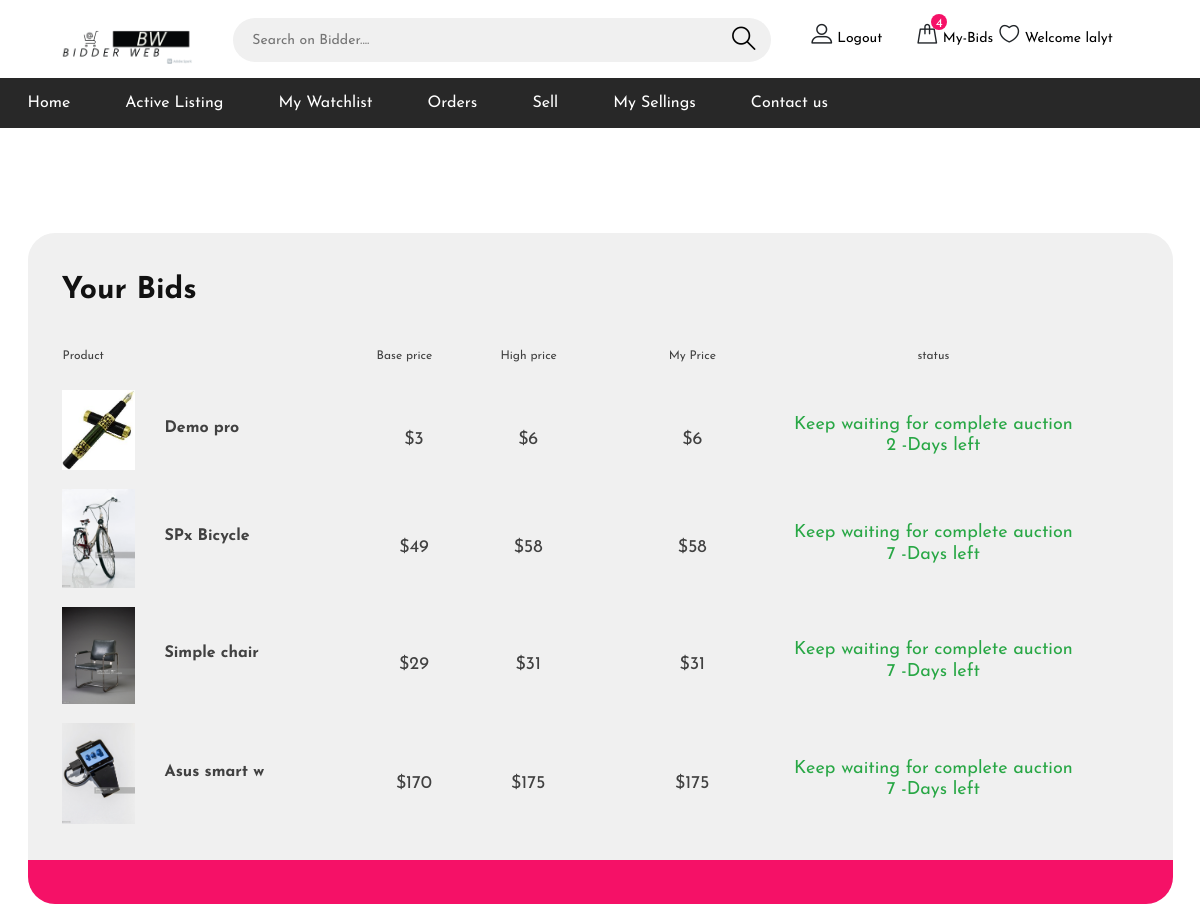
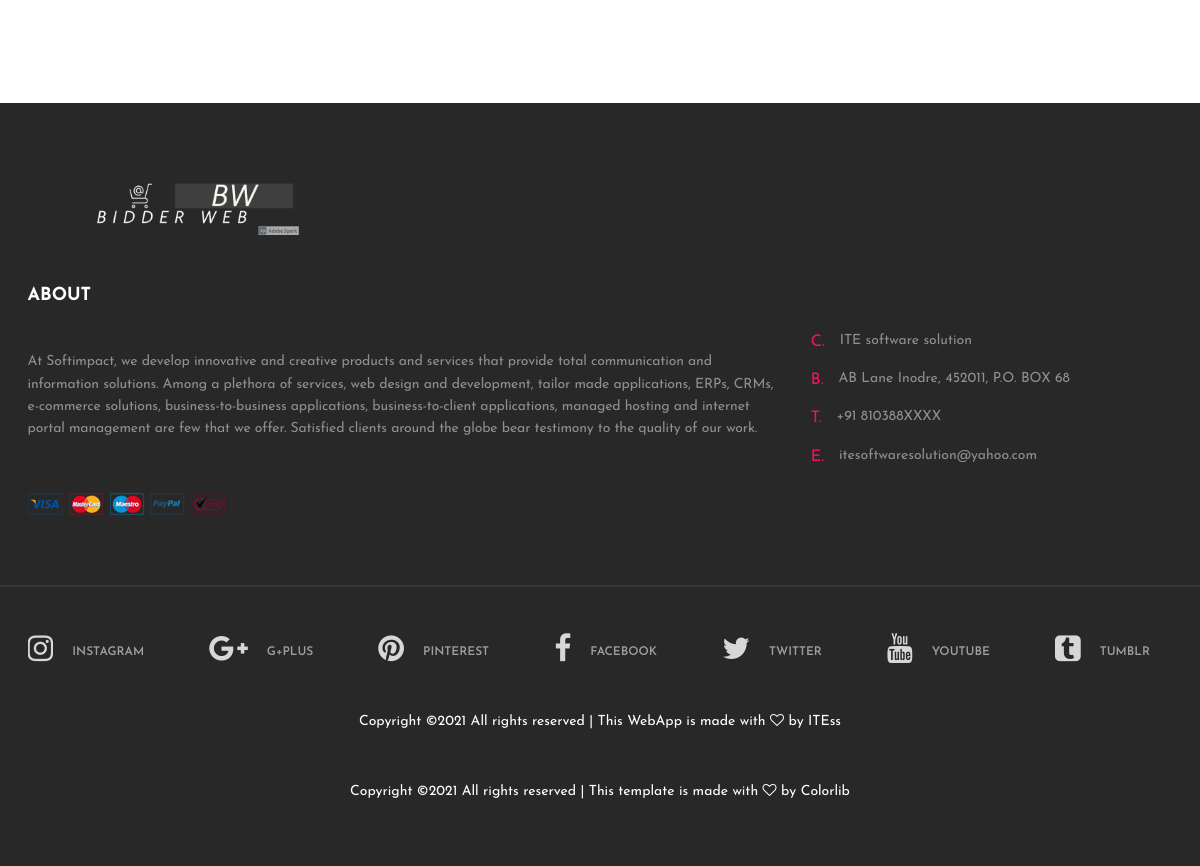
Page /cart (signed in) on the committed database (2 pictures, top to bottom).
### BidderWeb/models.py (models this page shows)
class cart_data(models.Model):
    item_id = models.AutoField(primary_key=True)
    my_price = models.IntegerField(blank=True, null=True)
    cart_user_id = models.IntegerField(blank=True, null=True)
    product_id = models.ForeignKey(product_data,null=True,blank=True,on_delete=models.CASCADE)

class product_data(models.Model):
    product_id = models.AutoField(primary_key=True)
    product_name = models.CharField(max_length=50)
    base_price = models.IntegerField()
    high_price = models.IntegerField(blank=True, null=True)
    buyer_id = models.IntegerField(blank=True, null=True)
    information =  models.CharField(max_length=500)
    auction_day_left = models.IntegerField(null=True)
    product_image = models.ImageField(upload_to='images/')
    user_id = models.ForeignKey(BWUser,null=True,blank=True,on_delete=models.CASCADE)

### BidderWeb/views.py (the view)
# urls.py: path('cart',views.cart),
def cart(request):
    if request.session.get('user_email') != None:
        cart_user_id =  request.session.get('user_id')
        data = cart_data.objects.filter(cart_user_id = cart_user_id,product_id__auction_day_left__gte = 1  ).order_by('-item_id')
        count = cart_data.objects.filter(cart_user_id = cart_user_id,product_id__auction_day_left__gte = 1  ).count()
        request.session['cart_count'] = count
        return render(request, 'cart.html',{'data':data})
    else:
        return render(request, 'login.html')

### templates/cart.html (shortened to what this page needs)
{% extends 'base.html' %}
{% load static %}
{% block body %}
<section class="cart-section spad">
	<div class="container">
		<div class="row">
			<div class="col-lg-12">
				<div class="cart-table">
					<h3>Your Bids</h3>
					<div class="cart-table-warp">
						<table>
							<thead>
								<tr>
									<th class="product-th">Product</th>
									<th class="quy-th">Base price</th>
									<th class="size-th">High price</th>
									<th class="total-th"> My Price</th>
									<th class="total-th"> status </th>
								</tr>
							</thead>
							<tbody>
								{% for d in data %}
								<tr>
									<td class="product-col">
										<a href="product?id={{d.product_id.product_id}}">
											<img src="media/{{d.product_id.product_image }}" alt="">
										</a>
										<div class="pc-title">
											<a href="product?id={{d.product_id.product_id}}">
												<h4>{{d.product_id.product_name}}</h4>
											</a>
										</div>
									</td>
									<td class="total-col">
										<h4>${{d.product_id.base_price}}</h4>
									</td>
									<td class="size-col">
										<h4>${{d.product_id.high_price}}</h4>
									</td>
									<td class="total-col">
										<h4>${{d.my_price}}</h4>
									</td>
									<td class="total-col">
										{% if d.product_id.high_price == d.my_price %}
										<h4 class="h6 mb-3 font-weight-normal mt-2 text-success">Keep waiting for complete auction<br>{{d.product_id.auction_day_left}} -Days
											left</h4>
										{% endif %}
									</td>
								</tr>
								{% endfor %}
							</tbody>
						</table>
					</div>
					<div class="total-cost">
					</div>
				</div>
			</div>
		</div>
</section>
{% endblock %}

### static/css/style.css (style rules this page uses)
html, body { height: 100%; font-family: 'Josefin Sans', sans-serif; -webkit-font-smoothing: antialiased; font-smoothing: antialiased; }
h1, h2, h3, h4, h5, h6 { margin: 0; color: #111111; font-weight: 600; }
h3 { font-size: 30px; }
h4 { font-size: 24px; }
img { max-width: 100%; }
.spad { padding-top: 105px; padding-bottom: 105px; }
.cart-table { padding: 40px 34px 0; background: #f0f0f0; border-radius: 27px; overflow: hidden; }
.cart-table h3 { font-weight: 700; margin-bottom: 37px; }
.cart-table table { width: 100%; min-width: 442px; margin-bottom: 17px; }
.cart-table table tr th { font-size: 12px; font-weight: 400; color: #414141; text-align: center; padding-bottom: 25px; }
.cart-table table tr th.product-th { text-align: left; }
.cart-table table tr th.size-th { padding-right: 70px; }
.cart-table table tr th.quy-th { padding-right: 20px; }
.cart-table .product-col { display: table; margin-bottom: 19px; }
.cart-table .product-col img { display: table-cell; vertical-align: middle; float: left; width: 73px; }
.cart-table .product-col .pc-title { display: table-cell; vertical-align: middle; padding-left: 30px; }
.cart-table .product-col .pc-title h4 { font-size: 16px; color: #414141; font-weight: 700; margin-bottom: 3px; }
.cart-table .size-col, .cart-table .total-col { text-align: center; }
.cart-table .size-col h4, .cart-table .total-col h4 { font-size: 18px; color: #414141; font-weight: 400; }
.cart-table .size-col h4 { padding-right: 70px; }
.cart-table .total-cost { background: #f51167; margin: 0 -34px; text-align: right; padding: 22px 0; padding-right: 50px; }
@media (min-width: 1200px) { .container { max-width: 1175px; } }

### rows in the picture
cart_data: product_id.product_image (picture), product_id.product_name "Demo pro", product_id.base_price "3", product_id.high_price "6", my_price "6", product_id.auction_day_left "2"
cart_data: product_id.product_image (picture), product_id.product_name "SPx Bicycle", product_id.base_price "49", product_id.high_price "58", my_price "58", product_id.auction_day_left "7"
cart_data: product_id.product_image (picture), product_id.product_name "Simple chair", product_id.base_price "29", product_id.high_price "31", my_price "31", product_id.auction_day_left "7"
cart_data: product_id.product_image (picture), product_id.product_name "Asus smart w", product_id.base_price "170", product_id.high_price "175", my_price "175", product_id.auction_day_left "7"

### other values in the picture
{{ request.session.cart_count }} "4"
{{ request.session.user_name }} "lalyt"
